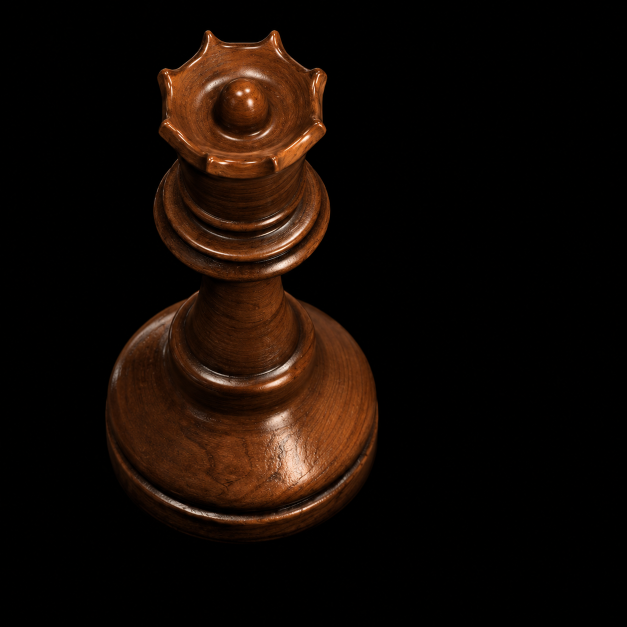
#> input picture assets/queen/reference.png, 1254 x 1254 px, found by its file name (shown at 1/2 size)
$ python inspect-lower-glints.py
#> lines starting #> are read from the running program, lines starting #| are printed output that depends on the picture; after the words box and inside, x2 and y2 are one past the last pixel; in counts of white or black regions, pixels touching at a corner belong together; long printed decimals are rounded
from pathlib import Path
import numpy as np
from PIL import Image,ImageDraw
root=Path(__file__).resolve().parents[2]
canvas=Image.new('RGB',(1000,680),'#171b21');draw=ImageDraw.Draw(canvas)
#> after `canvas = Image.new('RGB', (1000, 680), '#171b21')`:
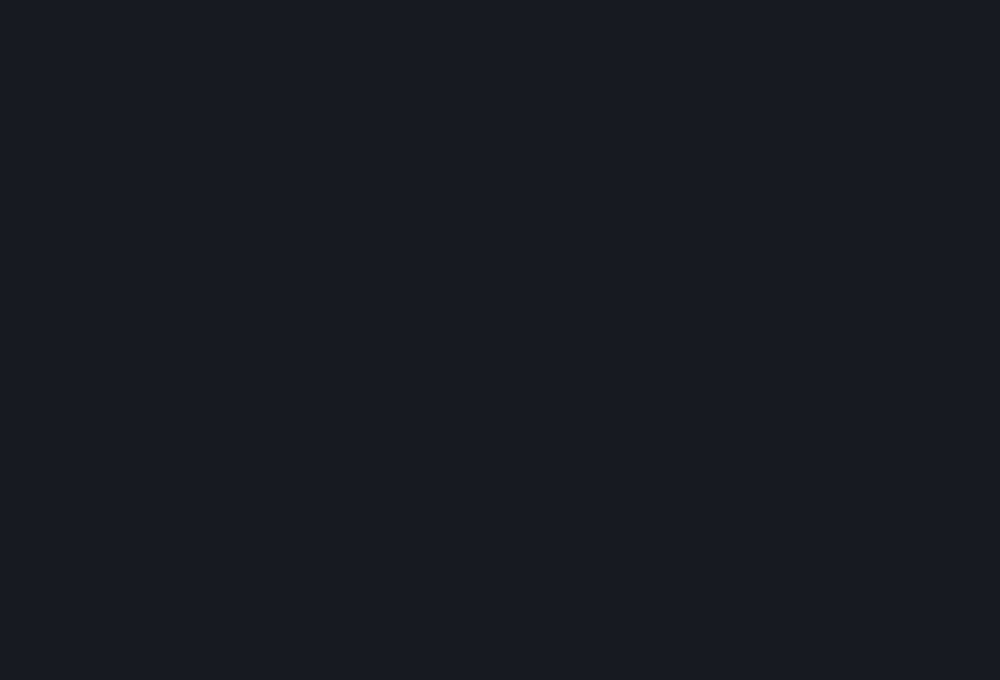
#> canvas: PIL image 1000x680 RGB; mean R, G, B 23, 27, 33
for i,(label,path) in enumerate([('Reference','assets/bishop/reference.png'),('Accepted 007','history/bishop-mission-007/render.png')]):
    im=Image.open(root/path).convert('RGB');ar=np.array(im)
#> further down, im is the input picture: PIL image 1254x1254 RGB; mean R, G, B 19.3, 10, 4.7
    crop=im.crop((350,760,750,1080)).resize((400,320))
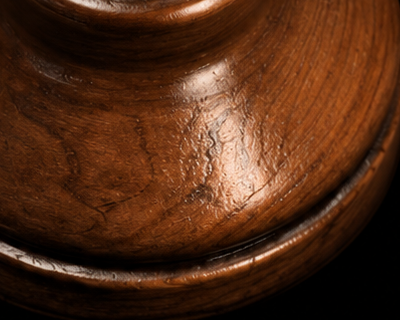
#> crop: PIL image 400x320 RGB; mean R, G, B 80.8, 43.2, 21.8
    canvas.paste(crop,(i*500,40));draw.text((i*500+10,10),label,fill='white')
#> after `canvas.paste(crop, (i * 500, 40))`:
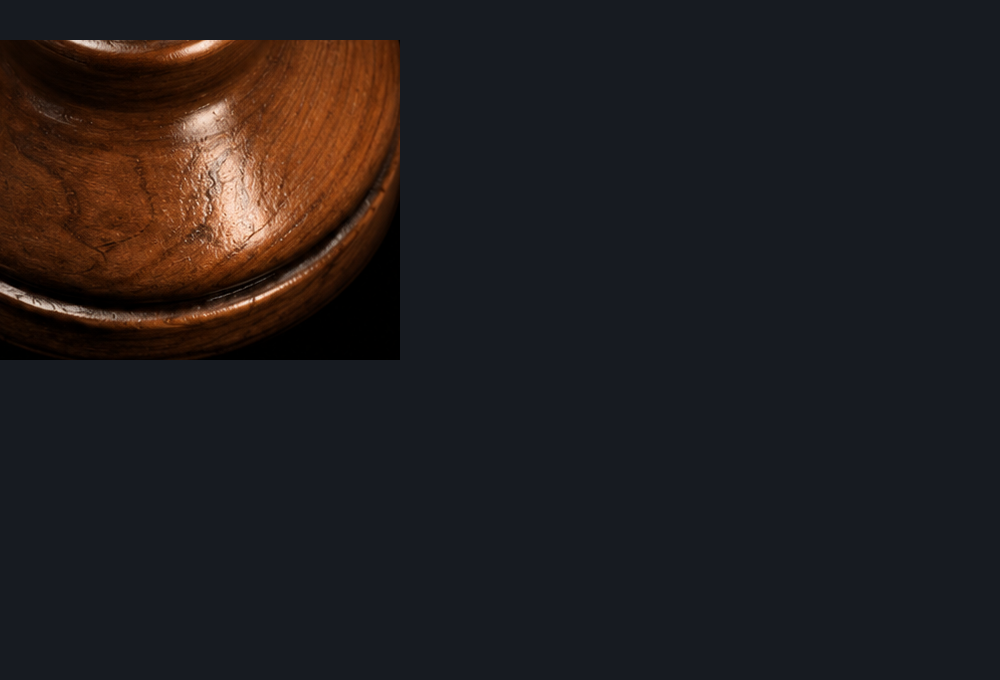
#> canvas: PIL image 1000x680 RGB; mean R, G, B 33.9, 30, 30.9
    for x in range(350,751,50):
        xx=i*500+x-350;draw.line((xx,40,xx,360),fill='#58646e');draw.text((xx+2,365),str(x),fill='white')
    for y in range(760,1081,40):
        yy=40+y-760;draw.line((i*500,yy,i*500+400,yy),fill='#58646e');draw.text((i*500+405,yy),str(y),fill='white')
    reg=ar[920:1030,500:670].astype(float);v=reg[:,:,2]
#> after `reg = ar[920:1030, 500:670].astype(float)`:
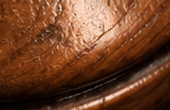
#> reg: shape (110, 170, 3) float64; mean R, G, B 113, 66.7, 39.8
#> after `v = reg[:, :, 2]`:
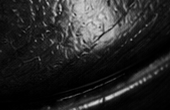
#> v: shape (110, 170) float64; min 0, max 217, mean 39.8
    mask=v>np.percentile(v,98);yy,xx=np.nonzero(mask)
#> after `mask = v > np.percentile(v, 98)`:
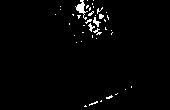
#> mask: shape (110, 170) bool; 1.9% white in thin lines or dots, all inside (x1, y1, x2, y2) = (55, 0, 132, 107)
#> after `yy, xx = np.nonzero(mask)`: yy = 355 values from 0 to 106; xx = 355 values, max 131 at index 311, min 55 at index 128, mean 91.14
    print(label,'bright-blue base centroid',float(xx.mean()+500),float(yy.mean()+920),'mean RGB',reg[mask].mean(0))
#| Reference bright-blue base centroid 591.135 946.879 mean RGB [244.885 213.606  191.423]
#> (the run stopped early here; a loop or call above may not have finished)
